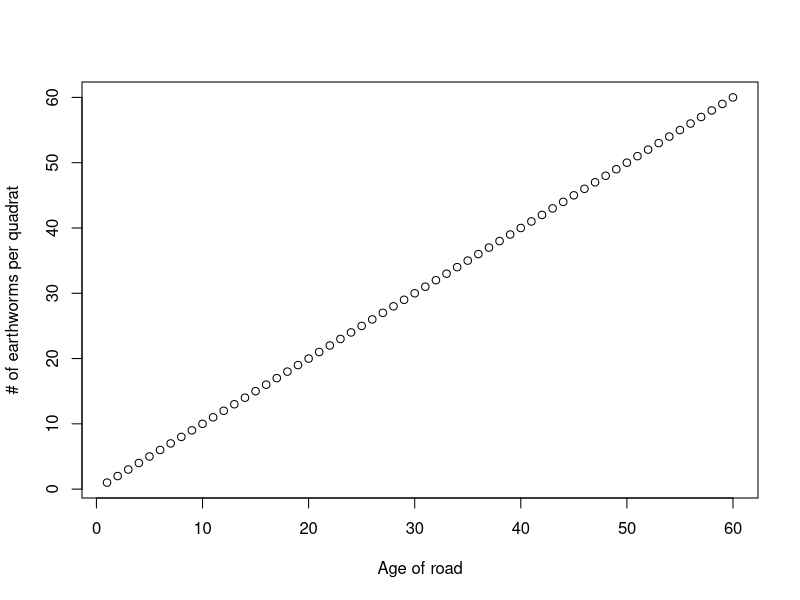

This chart was generated by the following R code:
## ---- chunk 1
knitr::opts_chunk$set(echo = TRUE)
## ---- chunk 2
plot(1:60, 1:60, xlab = "Age of road", ylab = "# of earthworms per quadrat")
